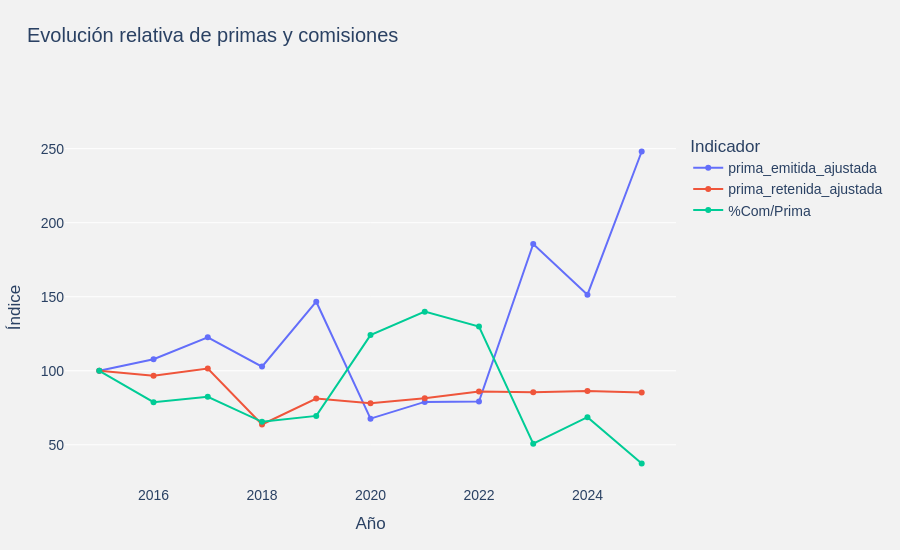

The notebook cell this image was saved under:
### Markdown cell above
- ¿Cómo ha evulucionado el mercado de seguros de embarcaciones?
- ¿qué proporción de ellas se retiene o destina a comisiones?

### Code cell
# --------------------------------------------------
# 2.1.1 ANÁLISIS DE LA PRIMA EMITIDA
# --------------------------------------------------

# 1. Agrupar los montos ajustados por año
columnas_monetarias = [
    "prima_emitida_ajustada",
    "prima_retenida_ajustada",
    "comision_directa_ajustada"
]

emision_anual = (
    emision_ajustada
    .groupby("año")[columnas_monetarias]
    .sum()
    .sort_index()
)

# 2. Calcular los indicadores anuales

# Tasas de crecimiento de las primas (%)
columnas_primas = [
    "prima_emitida_ajustada",
    "prima_retenida_ajustada"
]

emision_anual[["crecimiento_emitida", "crecimiento_retenida"]] = (
    emision_anual[columnas_primas].pct_change() * 100
)

# Proporción de comisiones respecto a la prima emitida (%)
emision_anual["%Com/Prima"] = (
    emision_anual["comision_directa_ajustada"]
    / emision_anual["prima_emitida_ajustada"] * 100
)

# 3. Normalizar las variables (año base 2015 = 100)
columnas_comparacion = columnas_primas + ["%Com/Prima"]

comparacion = emision_anual[columnas_comparacion].copy()

# Todas las series comienzan en 100 para comparar su evolución
comparacion = (
    comparacion
    .div(comparacion.loc[2015])
    .mul(100)
    .reset_index()
)

# 4. Visualizar la evolución relativa
fig = px.line(
    comparacion,
    x="año",
    y=columnas_comparacion,
    markers=True,
    title="Evolución relativa de primas y comisiones ",
    labels={
        "año": "Año",
        "value": "Índice ",
        "variable": "Indicador"
    }
)


fig.update_layout(
    template="plotly",

    # Fondo
    paper_bgcolor="#F2F2F2",
    plot_bgcolor="#F2F2F2",

    # Tipografía
    font=dict(
        family="Arial",
        size=14,
        color="#2A4163"
    ),

    # Título
    title=dict(
        x=0.03,
        y=0.95,
        font=dict(size=20)
    ),

    # Espacios
    margin=dict(
        l=65,
        r=40,
        b=65,
        t=130
    ),

    # Interacción
    hovermode="x unified",
    showlegend=True,

    # Dimensiones
    height=550
)

# Eje X
fig.update_xaxes(
    showgrid=False,
    zeroline=False,
    showline=False
)

# Eje Y
fig.update_yaxes(
    showgrid=True,
    gridcolor="white",
    gridwidth=1,
    zeroline=False,
    showline=False
)

fig.show()

### Figure 1 — Plotly figure (JSON) as saved in the notebook; plotly's stock layout.template omitted (floating-point values rounded to 4 significant figures)
{"data": [{"hovertemplate": "Indicador=prima_emitida_ajustada<br>Año=%{x}<br>Índice =%{y}<extra></extra>", "legendgroup": "prima_emitida_ajustada", "line": {"color": "#636efa", "dash": "solid"}, "marker": {"symbol": "circle"}, "mode": "lines+markers", "name": "prima_emitida_ajustada", "orientation": "v", "showlegend": true, "type": "scatter", "x": [2015, 2016, 2017, 2018, 2019, 2020, 2021, 2022, 2023, 2024, 2025], "xaxis": "x", "y": [100.0, 107.8, 122.6, 102.8, 146.6, 67.67, 78.99, 79.23, 185.6, 151.4, 248.1], "yaxis": "y"}, {"hovertemplate": "Indicador=prima_retenida_ajustada<br>Año=%{x}<br>Índice =%{y}<extra></extra>", "legendgroup": "prima_retenida_ajustada", "line": {"color": "#EF553B", "dash": "solid"}, "marker": {"symbol": "circle"}, "mode": "lines+markers", "name": "prima_retenida_ajustada", "orientation": "v", "showlegend": true, "type": "scatter", "x": [2015, 2016, 2017, 2018, 2019, 2020, 2021, 2022, 2023, 2024, 2025], "xaxis": "x", "y": [100.0, 96.66, 101.5, 63.7, 81.19, 78.05, 81.36, 86.06, 85.47, 86.33, 85.26], "yaxis": "y"}, {"hovertemplate": "Indicador=%Com/Prima<br>Año=%{x}<br>Índice =%{y}<extra></extra>", "legendgroup": "%Com/Prima", "line": {"color": "#00cc96", "dash": "solid"}, "marker": {"symbol": "circle"}, "mode": "lines+markers", "name": "%Com/Prima", "orientation": "v", "showlegend": true, "type": "scatter", "x": [2015, 2016, 2017, 2018, 2019, 2020, 2021, 2022, 2023, 2024, 2025], "xaxis": "x", "y": [100.0, 78.8, 82.38, 65.5, 69.52, 124.1, 139.9, 129.9, 50.72, 68.63, 37.37], "yaxis": "y"}], "layout": {"font": {"color": "#2A4163", "family": "Arial", "size": 14}, "height": 550, "hovermode": "x unified", "legend": {"title": {"text": "Indicador"}, "tracegroupgap": 0}, "margin": {"b": 65, "l": 65, "r": 40, "t": 130}, "paper_bgcolor": "#F2F2F2", "plot_bgcolor": "#F2F2F2", "showlegend": true, "title": {"font": {"size": 20}, "text": "Evolución relativa de primas y comisiones ", "x": 0.03, "y": 0.95}, "xaxis": {"anchor": "y", "domain": [0, 1], "showgrid": false, "showline": false, "title": {"text": "Año"}, "zeroline": false}, "yaxis": {"anchor": "x", "domain": [0, 1], "gridcolor": "white", "gridwidth": 1, "showgrid": true, "showline": false, "title": {"text": "Índice "}, "zeroline": false}}}
